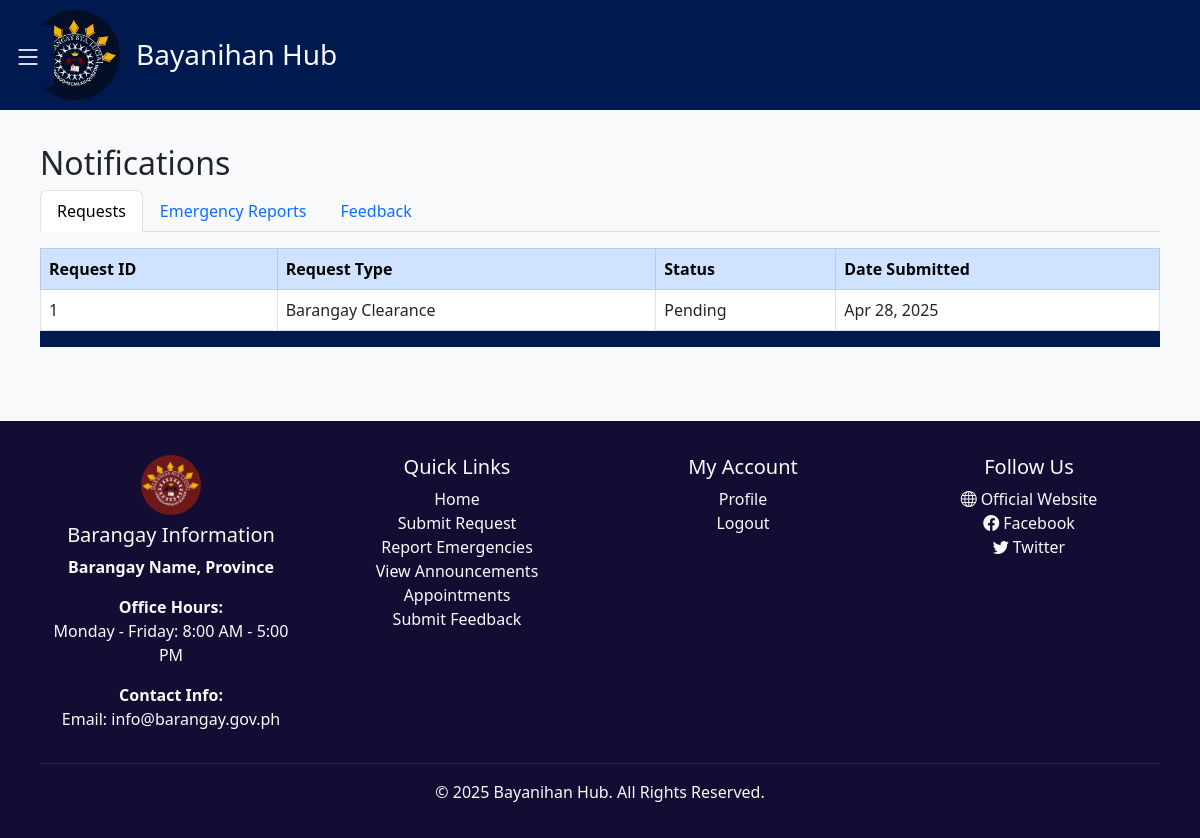
The app's page /frontEnd/frontEnd/frontEnd/resident/resident_dashboard.php (signed in) with its own data.
### tables this page shows
CREATE TABLE `requests` (
  `request_id` int NOT NULL AUTO_INCREMENT,
  `first_name` varchar(50) NOT NULL,
  `middle_name` varchar(50) DEFAULT NULL,
  `last_name` varchar(50) NOT NULL,
  `name_extension` varchar(10) DEFAULT NULL,
  `birthdate` date NOT NULL,
  `age` int DEFAULT NULL,
  `birth_place` varchar(100) NOT NULL,
  `citizenship` varchar(50) NOT NULL,
  `civil_status` enum('Single','Married','Widowed','Divorced') NOT NULL,
  `gender` enum('Male','Female','LGBTQIA+') NOT NULL,
  `email` varchar(100) NOT NULL,
  `residence_since` date DEFAULT NULL,
  `residence_duration` int DEFAULT NULL,
  `type_of_request` enum('Barangay Clearance','Business Permit','Indigency Certificate','Other') NOT NULL,
  `valid_id_path` varchar(255) NOT NULL,
  `created_at` timestamp NULL DEFAULT CURRENT_TIMESTAMP,
  `status` enum('Pending','Approved','Rejected') NOT NULL DEFAULT 'Pending',
  `date_submitted` datetime NOT NULL DEFAULT CURRENT_TIMESTAMP,
  PRIMARY KEY (`request_id`)
);

### frontEnd/frontEnd/frontEnd/resident/resident_dashboard.php (the view, shortened to what this page needs)
<?php
include '../../db_connection.php';
$request_query = "SELECT request_id, type_of_request, status, date_submitted FROM requests ORDER BY date_submitted DESC";
$stmt = $con->prepare($request_query);
$stmt->execute();
$requests = $stmt->get_result()->fetch_all(MYSQLI_ASSOC);
?>
<!DOCTYPE html>
<html lang="en">
<head>
    <link href="https://cdn.jsdelivr.net/npm/bootstrap@5.3.0/dist/css/bootstrap.min.css" rel="stylesheet" />
    <link rel="stylesheet" href="https://cdn.jsdelivr.net/npm/bootstrap-icons/font/bootstrap-icons.css" />
    <link rel="stylesheet" href="../public/css/home.css" />
</head>
<body>
    <button class="toggle-btn" id="toggleBtn" onclick="toggleSidebar()">
        <i class="bi bi-list"></i>
    </button>
    <div class="text-light" style="background-color: #001a4f">
        <div class="container brand-header">
            <img src="../media/logo2.png" alt="Bayanihan Hub Logo" width="90px" height="90px" style="border-radius: 50%" />
            <h3 class="mx-3 mt-2">Bayanihan Hub</h3>
        </div>
    </div>
    <div class="mt-2 p-3">
        <div class="container">
            <h2>Notifications</h2>
            <ul class="nav nav-tabs" id="notificationsTabs" role="tablist">
                <li class="nav-item" role="presentation">
                    <button class="nav-link active" id="requests-tab" data-bs-toggle="tab" data-bs-target="#requests" type="button" role="tab" aria-controls="requests" aria-selected="true">Requests</button>
                </li>
                <li class="nav-item" role="presentation">
                    <button class="nav-link" id="emergency-tab" data-bs-toggle="tab" data-bs-target="#emergency" type="button" role="tab" aria-controls="emergency" aria-selected="false">Emergency Reports</button>
                </li>
                <li class="nav-item" role="presentation">
                    <button class="nav-link" id="feedback-tab" data-bs-toggle="tab" data-bs-target="#feedback" type="button" role="tab" aria-controls="feedback" aria-selected="false">Feedback</button>
                </li>
            </ul>
            <div class="tab-content mt-3" id="notificationsTabsContent">
                <div class="tab-pane fade show active" id="requests" role="tabpanel" aria-labelledby="requests-tab">
                    <div class="table-responsive">
                        <table class="table table-bordered">
                            <thead class="table-primary">
                                <tr>
                                    <th>Request ID</th>
                                    <th>Request Type</th>
                                    <th>Status</th>
                                    <th>Date Submitted</th>
                                </tr>
                            </thead>
                            <tbody>
                                <?php if (count($requests) > 0): ?>
                                    <?php foreach ($requests as $request): ?>
                                        <tr>
                                            <td><?= htmlspecialchars($request['request_id']) ?></td>
                                            <td><?= htmlspecialchars($request['type_of_request']) ?></td>
                                            <td><?= htmlspecialchars($request['status']) ?></td>
                                            <td><?= htmlspecialchars(date("M d, Y", strtotime($request['date_submitted']))) ?></td>
                                        </tr>
                                    <?php endforeach; ?>
                                <?php else: ?>
                                    <tr>
                                        <td colspan="4" class="text-center">No requests found.</td>
                                    </tr>
                                <?php endif; ?>
                            </tbody>
                        </table>
                    </div>
                </div>
            </div>
        </div>
    </div>
    <footer class=" text-light py-4 mt-5">
  <div class="container">
    <div class="row">
      <div class="col-md-3">
        <img src="../media/logo.png" alt="Logo" width="60" height="60" class="mb-2 rounded-circle">
        <h5>Barangay Information</h5>
        <p><strong>Barangay Name, Province</strong></p>
        <p><strong>Office Hours:</strong><br>Monday - Friday: 8:00 AM - 5:00 PM</p>
        <p><strong>Contact Info:</strong><br>Email: info@barangay.gov.ph</p>
      </div>
      <div class="col-md-3">
        <h5>Quick Links</h5>
        <ul class="list-unstyled">
          <li><a href="resident_dashboard.php" class="text-light text-decoration-none">Home</a></li>
          <li><a href="submitReqForm.php" class="text-light text-decoration-none">Submit Request</a></li>
          <li><a href="reportEmergency.php" class="text-light text-decoration-none">Report Emergencies</a></li>
          <li><a href="viewAnnouncement.php" class="text-light text-decoration-none">View Announcements</a></li>
          <li><a href="bookAppointment.php" class="text-light text-decoration-none">Appointments</a></li>
          <li><a href="submitFeedback.php" class="text-light text-decoration-none">Submit Feedback</a></li>
        </ul>
      </div>
      <div class="col-md-3">
        <h5>My Account</h5>
        <ul class="list-unstyled">
          <li><a href="accountInfo.php" class="text-light text-decoration-none">Profile</a></li>
          <li><a href="../login/signin.php" class="text-light text-decoration-none">Logout</a></li>
        </ul>
      </div>
      <div class="col-md-3">
        <h5>Follow Us</h5>
        <ul class="list-unstyled">
          <li><a href="#" class="text-light text-decoration-none"><i class="bi bi-globe me-1"></i>Official Website</a></li>
          <li><a href="#" class="text-light text-decoration-none"><i class="bi bi-facebook me-1"></i>Facebook</a></li>
          <li><a href="#" class="text-light text-decoration-none"><i class="bi bi-twitter me-1"></i>Twitter</a></li>
        </ul>
      </div>
    </div>
    <hr class="border-secondary my-3" />
    <p class="text-center mb-0">&copy; <?php echo date("Y"); ?> Bayanihan Hub. All Rights Reserved.</p>
  </div>
</footer>
</body>
</html>

### frontEnd/frontEnd/frontEnd/public/css/home.css (style rules this page uses)
body { background-color: #f8f9fa; }
.container { padding: 10px; border-radius: 10px; }
footer { background: #130d33; color: white; padding: 20px 0; text-align: center; }
.active { background-color: #001a4f; }
.toggle-btn { position: fixed; top: 25px; left: 2px; background: #001a4f; color: white; border: none; padding: 10px 12px; font-size: 28px; cursor: pointer; z-index: 1000; transition: transform 0.3s ease-in-out; border-radius: 5px; }
.brand-header { display: flex; align-items: center; justify-content: start; padding: 10px 0; }

### records on screen
requests: request_id "1", type_of_request "Barangay Clearance", status "Pending", date_submitted "Apr 28, 2025"
